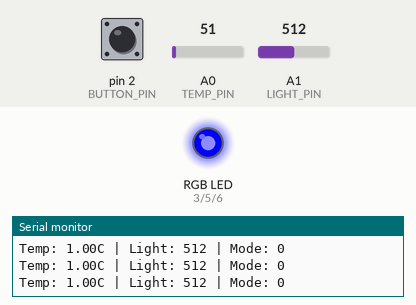
Bench run of a sketch on a simulated Arduino Mega 2560, built with avr-gcc and run on an emulated ATmega2560. On the bench: an RGB LED mixed from three pins (HIGH = lit), the last lines printed to the serial monitor. Dashed ring = blinking. The test bench sets the inputs (shaded band); at power-on: pin 2 (BUTTON_PIN) HIGH, A1 (LIGHT_PIN) = 512, A0 (TEMP_PIN) = 51. Dim RGB values are drawn brighter than linear.

Above: at 1.3 s.
1.4 s: pin 2 (BUTTON_PIN) pulled LOW for 3.2 s
At 5.1 s:
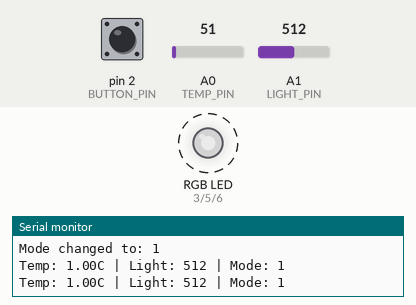
6.1 s: A1 (LIGHT_PIN) set to 710
At 7.7 s:
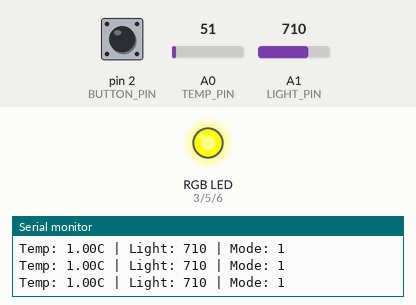
8.0 s: A1 (LIGHT_PIN) set to 692
At 9.2 s:
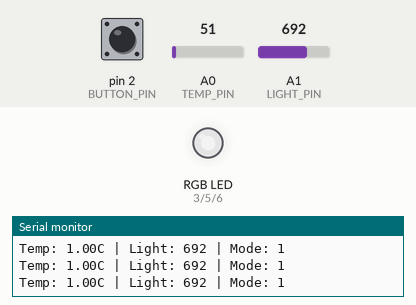
9.5 s: A1 (LIGHT_PIN) set to 290
At 10.5 s:
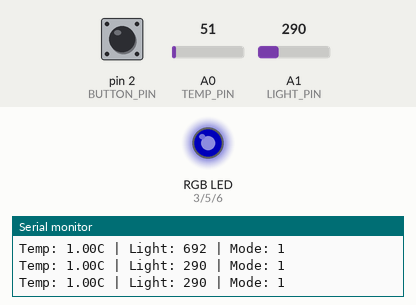
11.0 s: A1 (LIGHT_PIN) set to 0
At 11.8 s:
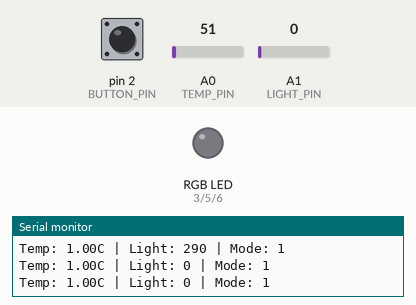
12.5 s: A1 (LIGHT_PIN) set to 3
14.0 s: A1 (LIGHT_PIN) set to 6
At 14.3 s:
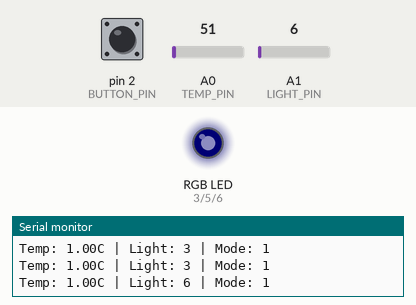
Timing chart, 0 to 16.5 s (numbered marks = the images above; inputs shaded):
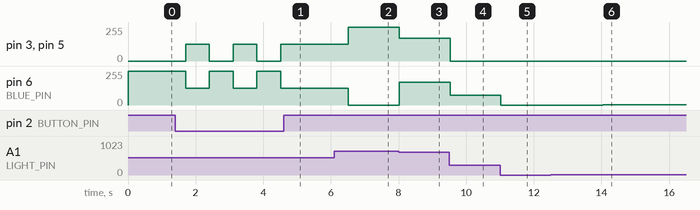

Measured:
- the behaviour switches between 701 and 700 on A1 (LIGHT_PIN) (found by bisection; images 2 and 3)
- after the input at 1.4 s, pin 3 (RED_PIN), pin 5 (GREEN_PIN): alternates 127/255 for 0.70 s and 0/255 for 0.70 s, 5 changes in all, then stays 127/255, starting after 0.30 s; pin 6 (BLUE_PIN): alternates 255/255 for 0.70 s and 127/255 for 0.70 s, 5 changes in all, then stays 127/255, starting after 0.30 s
- after the input at 6.1 s, pin 3 (RED_PIN), pin 5 (GREEN_PIN): 127/255 → 255/255 after 0.41 s; pin 6 (BLUE_PIN): 127/255 → 0/255 after 0.41 s
- after the input at 8.0 s, pin 3 (RED_PIN), pin 5 (GREEN_PIN): 255/255 → 172/255 at once; pin 6 (BLUE_PIN): 0/255 → 172/255 at once
- after the input at 9.5 s, pin 3 (RED_PIN), pin 5 (GREEN_PIN): 172/255 → 0/255 at once; pin 6 (BLUE_PIN): 172/255 → 72/255 at once
- after the input at 11.0 s, pin 6 (BLUE_PIN): 72/255 → 0/255 at once
- after the input at 14.0 s, pin 6 (BLUE_PIN): 0/255 → 1/255 at once

The sketch:

Weather_Station.ino
```cpp
/*
Weather Station
Author: yidan xu

Description: Measures temperature and light, displays with RGB LED
Board: Arduino Mega 2560

*/

// Pin Definitions
const int TEMP_PIN = A0;
const int LIGHT_PIN = A1;
const int BUTTON_PIN = 2;
const int RED_PIN = 3;
const int GREEN_PIN = 5;
const int BLUE_PIN = 6;

// Variables
int mode = 0;  // 0=Temp, 1=Light
float temperature = 0;
int lightLevel = 0;

void setup() {
  Serial.begin(9600);

  pinMode(BUTTON_PIN, INPUT_PULLUP);
  pinMode(RED_PIN, OUTPUT);
  pinMode(GREEN_PIN, OUTPUT);
  pinMode(BLUE_PIN, OUTPUT);

  Serial.println("Weather Station Ready!");
}

void loop() {
  // Read sensors
  readSensors();

  // Check button
  if (digitalRead(BUTTON_PIN) == LOW) {
    delay(200);  // Simple debounce
    mode = 1 - mode;  // Toggle mode
    Serial.print("Mode changed to: ");
    Serial.println(mode);
  }

  // Update display
  updateDisplay();

  // Print data
  Serial.print("Temp: ");
  Serial.print(temperature);
  Serial.print("C | Light: ");
  Serial.print(lightLevel);
  Serial.print(" | Mode: ");
  Serial.println(mode);

  delay(500);
}

void readSensors() {
  // Read temperature (simplified)
  int tempRaw = analogRead(TEMP_PIN);
  temperature = map(tempRaw, 0, 1023, 0, 40);

  // Read light
  lightLevel = analogRead(LIGHT_PIN);
}

void updateDisplay() {
  if (mode == 0) {
    // Temperature mode
    if (temperature > 23) {
      setColor(255, 0, 0);    // Red - Hot
    } else if (temperature > 20) {
      setColor(0, 255, 0);    // Green - Comfortable
    } else {
      setColor(0, 0, 255);    // Blue - Cold
    }
  } else {
    // Light mode
    int brightness = map(lightLevel, 0, 1023, 0, 255);
    if (lightLevel > 700) {
      setColor(255, 255, 0);  // Yellow - Bright
    } else if (lightLevel > 300) {
      setColor(brightness, brightness, brightness); // White
    } else {
      setColor(0, 0, brightness);  // Blue - Dark
    }
  }
}

void setColor(int red, int green, int blue) {
  analogWrite(RED_PIN, red);
  analogWrite(GREEN_PIN, green);
  analogWrite(BLUE_PIN, blue);
}
```
